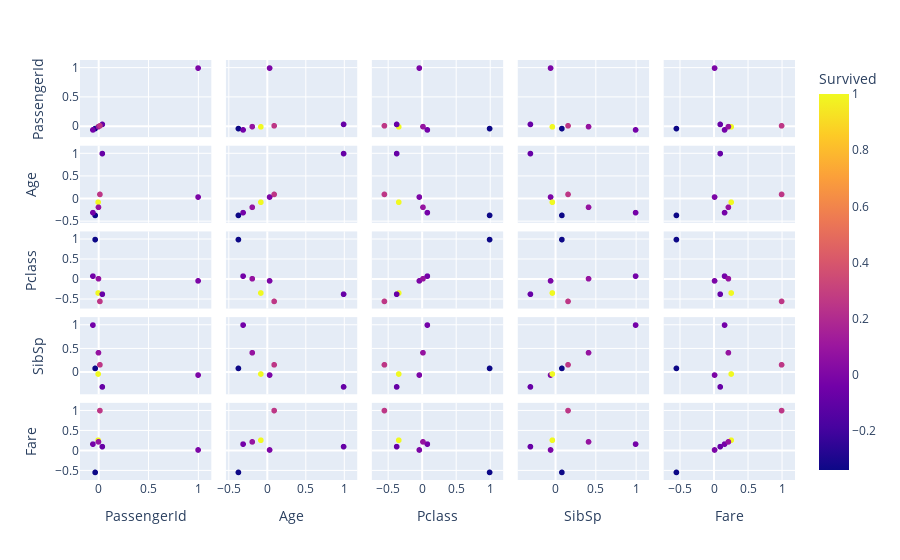

The cell this chart's notebook holds for it:
### Code cell
fig = px.scatter_matrix(df_corr,
                      dimensions=["PassengerId", "Age", "Pclass", "SibSp","Fare"],
                      color="Survived")

fig.show()

### Figure 1 — Plotly figure (JSON) as saved in the notebook; plotly's stock layout.template omitted (floating-point values rounded to 4 significant figures)
{"data": [{"dimensions": [{"axis": {"matches": true}, "label": "PassengerId", "values": [1, -0.005007, -0.03514, 0.03685, -0.05753, -0.001652, 0.01266]}, {"axis": {"matches": true}, "label": "Age", "values": [0.03685, -0.07722, -0.3692, 1, -0.3082, -0.1891, 0.09607]}, {"axis": {"matches": true}, "label": "Pclass", "values": [-0.03514, -0.3385, 1, -0.3692, 0.08308, 0.01844, -0.5495]}, {"axis": {"matches": true}, "label": "SibSp", "values": [-0.05753, -0.03532, 0.08308, -0.3082, 1, 0.4148, 0.1597]}, {"axis": {"matches": true}, "label": "Fare", "values": [0.01266, 0.2573, -0.5495, 0.09607, 0.1597, 0.2162, 1]}], "hovertemplate": "%{xaxis.title.text}=%{x}<br>%{yaxis.title.text}=%{y}<br>Survived=%{marker.color}<extra></extra>", "legendgroup": "", "marker": {"color": [-0.005007, 1, -0.3385, -0.07722, -0.03532, 0.08163, 0.2573], "coloraxis": "coloraxis", "symbol": "circle"}, "name": "", "showlegend": false, "type": "splom"}], "layout": {"coloraxis": {"colorbar": {"title": {"text": "Survived"}}, "colorscale": [[0, "#0d0887"], [0.1111, "#46039f"], [0.2222, "#7201a8"], [0.3333, "#9c179e"], [0.4444, "#bd3786"], [0.5556, "#d8576b"], [0.6667, "#ed7953"], [0.7778, "#fb9f3a"], [0.8889, "#fdca26"], [1, "#f0f921"]]}, "dragmode": "select", "legend": {"tracegroupgap": 0}, "margin": {"t": 60}}}
